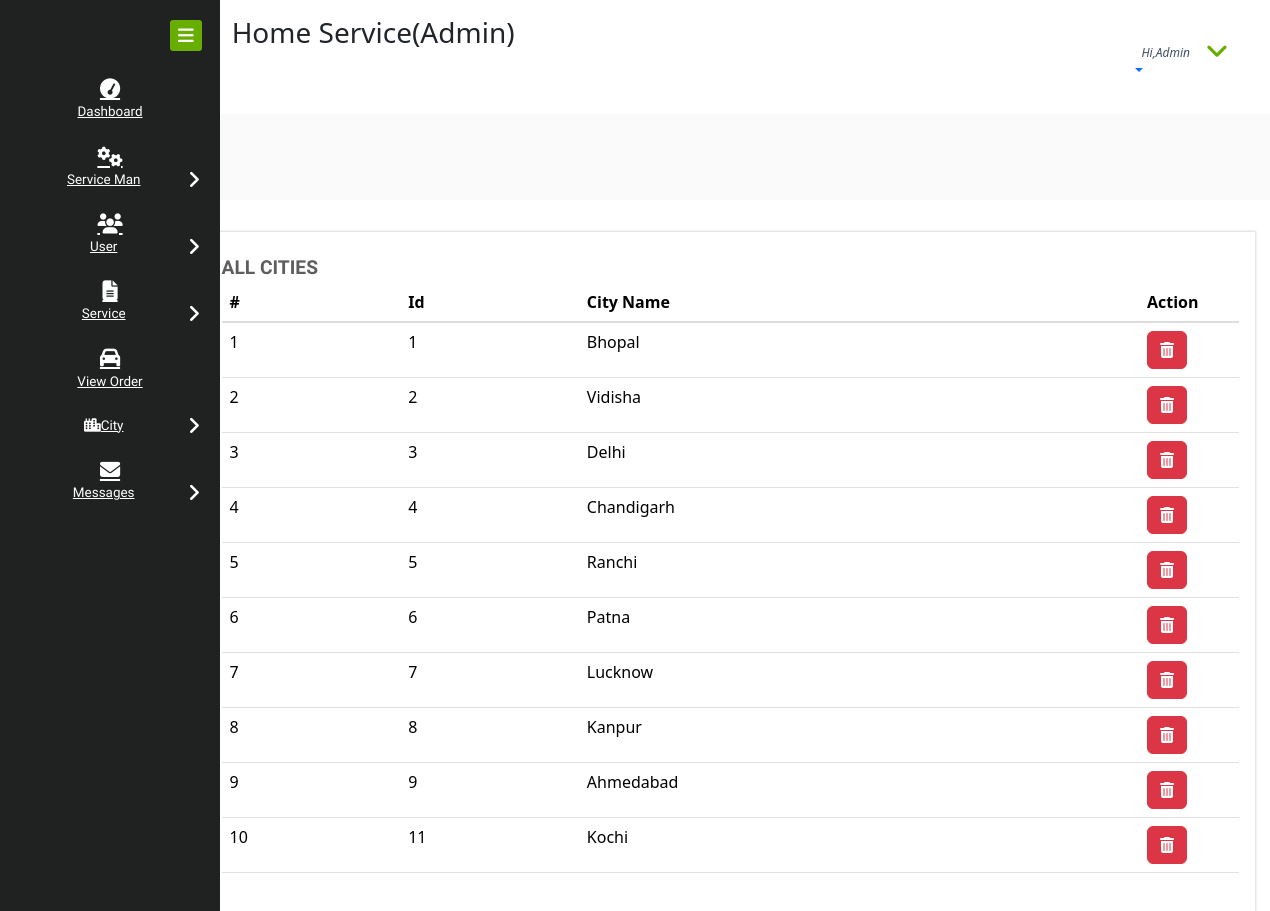
Page /view_city on the committed database.
### home_service/models.py (models this page shows, shortened)
class City(models.Model):
    city = models.CharField(max_length=30, null=True)

### home_service/views.py (the view)
# urls.py: path('view_city',View_City,name="view_city"),
def View_City(request):
    ser = City.objects.all()
    d = {'ser':ser}
    return render(request,'view_city.html',d)

### home_service/templates/view_city.html
{% extends 'admin_navigation.html' %}
{% load static %}
{% block body %}
<div class="chit-chat-layer1">
	<div class="col-md-12 chit-chat-layer1-left">
               <div class="work-progres">
                            <div class="chit-chat-heading">
                                  All Cities
                            </div>
                            <div class="table-responsive">
                                <table class="table table-hover">
                                  <thead>
                                    <tr>
                                      <th>#</th>
                                      <th>Id</th>
                                      <th>City Name</th>
                                      <th>Action</th>
                                  </tr>
                              </thead>
                              <tbody>
                              {% for i in ser %}
                                <tr>
                                  <td>{{forloop.counter}}</td>
                                  <td>{{i.id}}</td>
                                  <td>{{i.city}}</td>
                                  <td style="width:100px">
                                  <a href="{% url 'delete_city' i.id %}" ><button class="btn btn-danger" onclick="return confirm('Are you sure?')"><i class="fa fa-trash-o"></i></button></a></td>
                              </tr>
                              {% endfor %}
                          </tbody>
                      </table>
                  </div>
             </div>
      </div>
</div>
    {% endblock %}

### rows in the picture
City: id "1", city "Bhopal"
City: id "2", city "Vidisha"
City: id "3", city "Delhi"
City: id "4", city "Chandigarh"
City: id "5", city "Ranchi"
City: id "6", city "Patna"
City: id "7", city "Lucknow"
City: id "8", city "Kanpur"
City: id "9", city "Ahmedabad"
City: id "11", city "Kochi"
